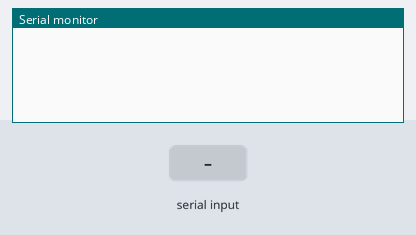
A sketch run on a simulated Arduino Mega 2560, built with avr-gcc and run on an emulated ATmega2560. On the bench: the last lines printed to the serial monitor. Inputs (shaded band) come from the test bench.

Above: at 1.2 s.
1.3 s: "1\n" received over Serial
At 2.1 s:
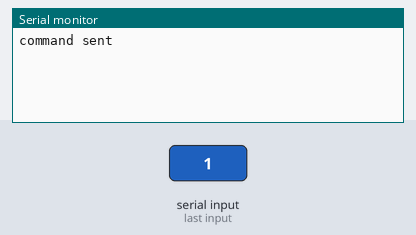
2.8 s: "1\n" received over the second serial link
At 3.2 s:
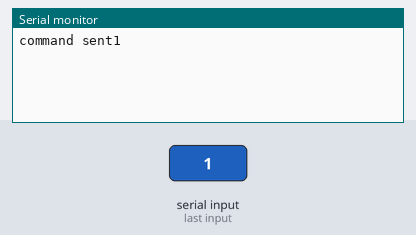
4.3 s: "0\n" received over the second serial link
At 5.6 s:
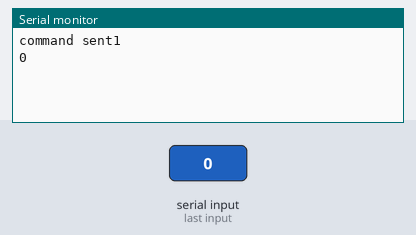

The sketch:

Mega-part.ino
```cpp
// Arduino Mega part of Serial NES Controller project: https://falconreach.net/_txt/nes.html

String InBytes;

void setup() {

  Serial.begin(9600); // USB
  Serial1.begin(9600);

}

void loop() {

  // check serial port
  while (Serial1.available()) {
    delay(1);
    if (Serial1.available() > 0) {
      char c = Serial1.read();
      Serial.print(c);
      if (isControl(c)) {
        break;
      }
    }
  }

  if (Serial.available() > 0) {
    InBytes = Serial.readStringUntil('\n');
    Serial1.print(InBytes);
    Serial.write("command sent");
  }


}
```

Measured:
- after the input at 1.3 s, the serial monitor: prints a new line at once (image 1)
- after the input at 2.8 s, the serial monitor: prints a new line at once (image 2)
- after the input at 4.3 s, the serial monitor: prints a new line at once (image 3)
